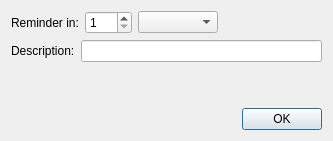
<?xml version="1.0" encoding="UTF-8"?>
<ui version="4.0">
 <class>NotificationDialog</class>
 <widget class="QDialog" name="NotificationDialog">
  <property name="geometry">
   <rect>
    <x>0</x>
    <y>0</y>
    <width>333</width>
    <height>141</height>
   </rect>
  </property>
  <property name="windowTitle">
   <string>Dialog</string>
  </property>
  <layout class="QVBoxLayout" name="verticalLayout">
   <item>
    <layout class="QHBoxLayout" name="horizontalLayout_3">
     <item>
      <widget class="QLabel" name="label_3">
       <property name="text">
        <string>Reminder in:</string>
       </property>
      </widget>
     </item>
     <item>
      <widget class="QSpinBox" name="durationSpinValue">
       <property name="minimum">
        <number>1</number>
       </property>
       <property name="maximum">
        <number>365</number>
       </property>
       <property name="singleStep">
        <number>1</number>
       </property>
      </widget>
     </item>
     <item>
      <widget class="QComboBox" name="durationTypeCombo">
       <property name="minimumSize">
        <size>
         <width>80</width>
         <height>0</height>
        </size>
       </property>
       <property name="currentText">
        <string/>
       </property>
       <property name="sizeAdjustPolicy">
        <enum>QComboBox::SizeAdjustPolicy::AdjustToContents</enum>
       </property>
      </widget>
     </item>
     <item>
      <spacer name="horizontalSpacer_3">
       <property name="orientation">
        <enum>Qt::Orientation::Horizontal</enum>
       </property>
       <property name="sizeHint" stdset="0">
        <size>
         <width>40</width>
         <height>20</height>
        </size>
       </property>
      </spacer>
     </item>
    </layout>
   </item>
   <item>
    <layout class="QHBoxLayout" name="horizontalLayout_4">
     <property name="topMargin">
      <number>0</number>
     </property>
     <item>
      <widget class="QLabel" name="label_2">
       <property name="text">
        <string>Description:</string>
       </property>
      </widget>
     </item>
     <item>
      <widget class="QLineEdit" name="lineEdit"/>
     </item>
    </layout>
   </item>
   <item>
    <spacer name="verticalSpacer">
     <property name="orientation">
      <enum>Qt::Orientation::Vertical</enum>
     </property>
     <property name="sizeHint" stdset="0">
      <size>
       <width>20</width>
       <height>40</height>
      </size>
     </property>
    </spacer>
   </item>
   <item>
    <layout class="QHBoxLayout" name="horizontalLayout_2">
     <item>
      <widget class="QLabel" name="dateLabel">
       <property name="sizePolicy">
        <sizepolicy hsizetype="Expanding" vsizetype="Preferred">
         <horstretch>0</horstretch>
         <verstretch>0</verstretch>
        </sizepolicy>
       </property>
       <property name="text">
        <string/>
       </property>
      </widget>
     </item>
     <item>
      <widget class="QPushButton" name="okButton">
       <property name="text">
        <string>OK</string>
       </property>
       <property name="default">
        <bool>true</bool>
       </property>
      </widget>
     </item>
    </layout>
   </item>
  </layout>
 </widget>
 <resources/>
 <connections/>
</ui>
